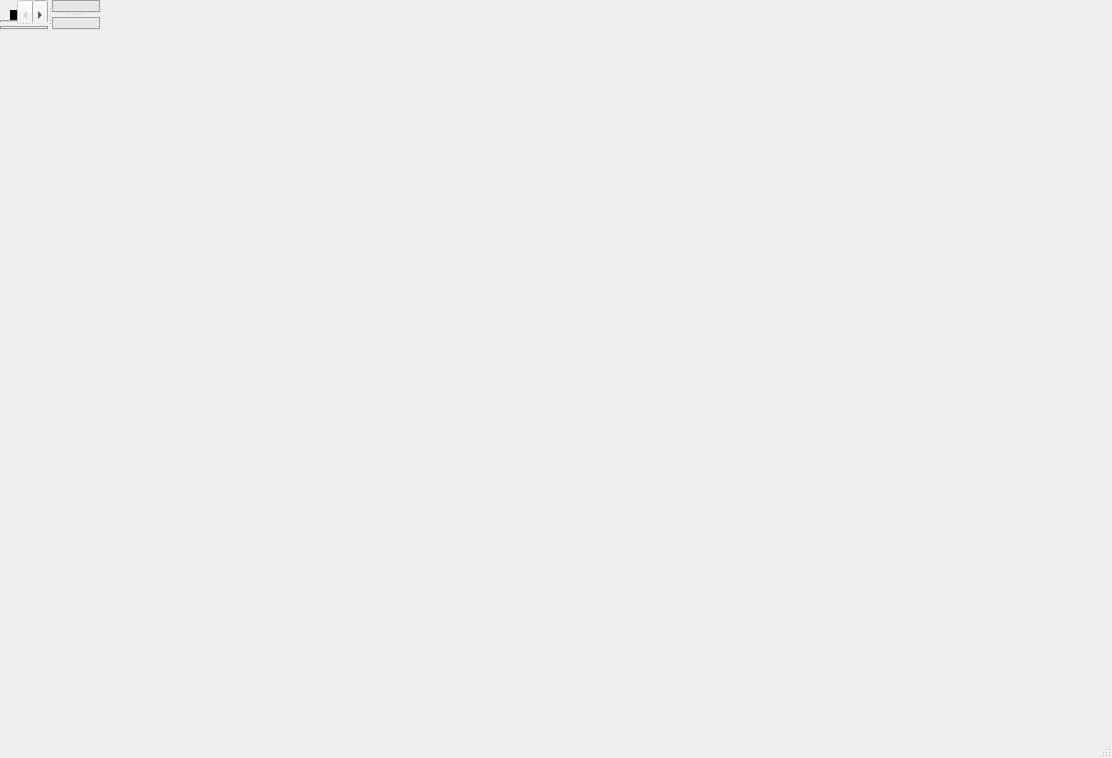
<?xml version="1.0" encoding="UTF-8"?>
<ui version="4.0">
 <class>MainWindow</class>
 <widget class="QMainWindow" name="MainWindow">
  <property name="geometry">
   <rect>
    <x>0</x>
    <y>0</y>
    <width>1112</width>
    <height>758</height>
   </rect>
  </property>
  <property name="sizePolicy">
   <sizepolicy hsizetype="Preferred" vsizetype="Preferred">
    <horstretch>0</horstretch>
    <verstretch>0</verstretch>
   </sizepolicy>
  </property>
  <property name="windowTitle">
   <string>DAMAKER</string>
  </property>
  <property name="windowIcon">
   <iconset resource="../resources/files.qrc">
    <normaloff>:/16x16/icons/16x16/logo_dmkr.png</normaloff>:/16x16/icons/16x16/logo_dmkr.png</iconset>
  </property>
  <property name="styleSheet">
   <string notr="true"/>
  </property>
  <widget class="QSplitter" name="splitter_horizontal">
   <property name="styleSheet">
    <string notr="true">QFrame {
	border: 0px;
}

/* ----  TAB WIDGET ---- */

QTabWidget {
	background-color: rgb(218, 219, 221);
	padding: 15px;
	margin: 10px;
}

QTabBar {
	background-color: rgb(0, 0, 0);
	padding: 15px;
	margin: 10px;
}

QTabBar::pane {
  border: none;
}

QTabBar::tab {
    color: black;  
	background-color: rgb(220, 220, 220);
    border: 1px solid rgb(235, 235, 235); 
    padding: 4px 10px 4px 10px;
   border-radius: 2px;
} 

QTabBar::tab:hover {
  background-color: rgb(227, 241, 240);
} 

QTabBar::tab:selected { 
	background-color: rgb(222, 237, 255);
}

/* ---- SLIDER ---- */

QSlider::groove:horizontal {
    border-radius: 4px;
    height: 18px;
	margin: 0px;
	background-color: rgb(72, 75, 75);
}

QSlider::handle:horizontal {
    background-color: rgb(35, 31, 32);
    border: none;
    height: 18px;
    width: 18px;
    margin: 0px;
	border-radius: 2px;
}
QSlider::handle:horizontal:hover {
    background-color: rgb(42, 42, 42);
}

QSlider::groove:vertical {
    border-radius: 9px;
    width: 18px;
    margin: 0px;
	background-color: rgb(52, 59, 72);
}

QSlider::handle:vertical {
    background-color: rgb(35, 31, 32);
	border: none;
    height: 18px;
    width: 18px;
    margin: 0px;
	border-radius: 2px;
}
QSlider::handle:vertical:hover {
    background-color: rgb(42, 42, 42);
}</string>
   </property>
   <property name="orientation">
    <enum>Qt::Horizontal</enum>
   </property>
   <widget class="QSplitter" name="splitter_vertical1">
    <property name="styleSheet">
     <string notr="true"/>
    </property>
    <property name="orientation">
     <enum>Qt::Vertical</enum>
    </property>
    <widget class="ContentFrame" name="dock1">
     <property name="sizePolicy">
      <sizepolicy hsizetype="Preferred" vsizetype="Preferred">
       <horstretch>0</horstretch>
       <verstretch>0</verstretch>
      </sizepolicy>
     </property>
     <property name="styleSheet">
      <string notr="true"/>
     </property>
     <layout class="QVBoxLayout" name="layout_dock1">
      <property name="spacing">
       <number>0</number>
      </property>
      <property name="leftMargin">
       <number>0</number>
      </property>
      <property name="topMargin">
       <number>0</number>
      </property>
      <property name="rightMargin">
       <number>0</number>
      </property>
      <property name="bottomMargin">
       <number>0</number>
      </property>
      <item>
       <widget class="QTabWidget" name="dock1_tab">
        <property name="styleSheet">
         <string notr="true"/>
        </property>
        <property name="tabsClosable">
         <bool>true</bool>
        </property>
        <widget class="QFrame" name="dock1_tabPage1">
         <property name="styleSheet">
          <string notr="true">background-color: rgb(244, 248, 249);
margin: 0px;</string>
         </property>
         <attribute name="title">
          <string>Page</string>
         </attribute>
         <layout class="QGridLayout" name="gridLayout">
          <item row="0" column="0">
           <widget class="QSlider" name="horizontalSlider">
            <property name="orientation">
             <enum>Qt::Horizontal</enum>
            </property>
           </widget>
          </item>
         </layout>
        </widget>
       </widget>
      </item>
     </layout>
    </widget>
    <widget class="ContentFrame" name="dock3">
     <property name="sizePolicy">
      <sizepolicy hsizetype="Preferred" vsizetype="Preferred">
       <horstretch>0</horstretch>
       <verstretch>0</verstretch>
      </sizepolicy>
     </property>
     <property name="styleSheet">
      <string notr="true"/>
     </property>
     <layout class="QVBoxLayout" name="layout_dock3">
      <property name="spacing">
       <number>0</number>
      </property>
      <property name="leftMargin">
       <number>0</number>
      </property>
      <property name="topMargin">
       <number>0</number>
      </property>
      <property name="rightMargin">
       <number>0</number>
      </property>
      <property name="bottomMargin">
       <number>0</number>
      </property>
      <item>
       <widget class="QTabWidget" name="dock3_tab"/>
      </item>
     </layout>
    </widget>
   </widget>
   <widget class="QSplitter" name="splitter_vertical2">
    <property name="orientation">
     <enum>Qt::Vertical</enum>
    </property>
    <widget class="ContentFrame" name="dock2">
     <property name="sizePolicy">
      <sizepolicy hsizetype="Preferred" vsizetype="Preferred">
       <horstretch>0</horstretch>
       <verstretch>0</verstretch>
      </sizepolicy>
     </property>
     <property name="styleSheet">
      <string notr="true"/>
     </property>
     <layout class="QVBoxLayout" name="layout_dock2">
      <property name="spacing">
       <number>0</number>
      </property>
      <property name="leftMargin">
       <number>0</number>
      </property>
      <property name="topMargin">
       <number>0</number>
      </property>
      <property name="rightMargin">
       <number>0</number>
      </property>
      <property name="bottomMargin">
       <number>0</number>
      </property>
      <item>
       <widget class="QTabWidget" name="dock2_tab"/>
      </item>
     </layout>
    </widget>
    <widget class="ContentFrame" name="dock4">
     <property name="sizePolicy">
      <sizepolicy hsizetype="Preferred" vsizetype="Preferred">
       <horstretch>0</horstretch>
       <verstretch>0</verstretch>
      </sizepolicy>
     </property>
     <property name="styleSheet">
      <string notr="true"/>
     </property>
     <layout class="QVBoxLayout" name="layout_dock4">
      <property name="spacing">
       <number>0</number>
      </property>
      <property name="leftMargin">
       <number>0</number>
      </property>
      <property name="topMargin">
       <number>0</number>
      </property>
      <property name="rightMargin">
       <number>0</number>
      </property>
      <property name="bottomMargin">
       <number>0</number>
      </property>
      <item>
       <widget class="QTabWidget" name="dock4_tab"/>
      </item>
     </layout>
    </widget>
   </widget>
  </widget>
  <widget class="QMenuBar" name="menubar">
   <property name="geometry">
    <rect>
     <x>0</x>
     <y>0</y>
     <width>1112</width>
     <height>21</height>
    </rect>
   </property>
   <property name="styleSheet">
    <string notr="true"/>
   </property>
   <property name="defaultUp">
    <bool>false</bool>
   </property>
  </widget>
  <widget class="QStatusBar" name="statusbar"/>
 </widget>
 <customwidgets>
  <customwidget>
   <class>ContentFrame</class>
   <extends>QFrame</extends>
   <header>damaker_gui.widgets.ContentFrame</header>
   <container>1</container>
  </customwidget>
 </customwidgets>
 <resources>
  <include location="../resources/files.qrc"/>
 </resources>
 <connections/>
</ui>
